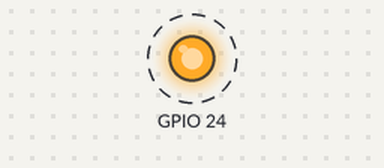
Bench run of a program on a simulated Raspberry Pi (BCM pin numbers). Shown: output pins drawn as LEDs (lit = HIGH). Dashed ring = blinking. At 9.0 s the program stops and its outputs stay as they are.

Above: at 0.2 s.
Timing chart, 0 to 3.0 s (numbered marks = the images above):
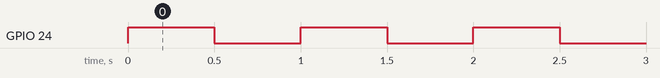

The program:

Oefening1.py
```python
import RPi.GPIO as GPIO
import time

GPIO.setmode(GPIO.BCM)

def blink(pin):
    GPIO.setup(pin, GPIO.OUT)
    GPIO.output(pin, 1)
    time.sleep(0.5)
    GPIO.output(pin, 0)
    time.sleep(0.5)


for i in range(1, 10):
    blink(24)

GPIO.cleanup()
```

Measured:
- by itself, GPIO 24: alternates HIGH for 0.50 s and LOW for 0.50 s, 18 changes in all, then stays LOW
